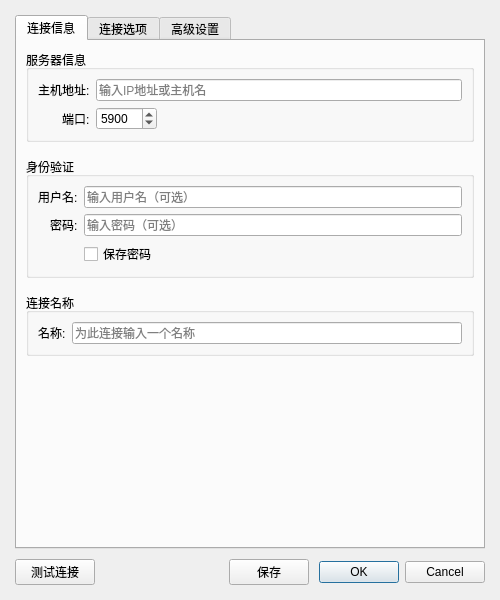
<?xml version="1.0" encoding="UTF-8"?>
<ui version="4.0">
 <class>ConnectionDialog</class>
 <widget class="QDialog" name="ConnectionDialog">
  <property name="geometry">
   <rect>
    <x>0</x>
    <y>0</y>
    <width>500</width>
    <height>600</height>
   </rect>
  </property>
  <property name="windowTitle">
   <string>远程桌面连接</string>
  </property>
  <property name="windowIcon">
   <iconset resource="../../resources/resources.qrc">
    <normaloff>:/icons/connect.png</normaloff>:/icons/connect.png</iconset>
  </property>
  <property name="modal">
   <bool>true</bool>
  </property>
  <layout class="QVBoxLayout" name="verticalLayout">
   <property name="spacing">
    <number>10</number>
   </property>
   <property name="leftMargin">
    <number>15</number>
   </property>
   <property name="topMargin">
    <number>15</number>
   </property>
   <property name="rightMargin">
    <number>15</number>
   </property>
   <property name="bottomMargin">
    <number>15</number>
   </property>
   <item>
    <widget class="QTabWidget" name="tabWidget">
     <property name="currentIndex">
      <number>0</number>
     </property>
     <widget class="QWidget" name="connectionTab">
      <attribute name="title">
       <string>连接信息</string>
      </attribute>
      <layout class="QVBoxLayout" name="connectionLayout">
       <property name="spacing">
        <number>15</number>
       </property>
       <item>
        <widget class="QGroupBox" name="serverGroup">
         <property name="title">
          <string>服务器信息</string>
         </property>
         <layout class="QFormLayout" name="serverFormLayout">
          <property name="fieldGrowthPolicy">
           <enum>QFormLayout::ExpandingFieldsGrow</enum>
          </property>
          <property name="labelAlignment">
           <set>Qt::AlignRight|Qt::AlignTrailing|Qt::AlignVCenter</set>
          </property>
          <item row="0" column="0">
           <widget class="QLabel" name="hostLabel">
            <property name="text">
             <string>主机地址:</string>
            </property>
           </widget>
          </item>
          <item row="0" column="1">
           <widget class="QLineEdit" name="hostLineEdit">
            <property name="placeholderText">
             <string>输入IP地址或主机名</string>
            </property>
           </widget>
          </item>
          <item row="1" column="0">
           <widget class="QLabel" name="portLabel">
            <property name="text">
             <string>端口:</string>
            </property>
           </widget>
          </item>
          <item row="1" column="1">
           <widget class="QSpinBox" name="portSpinBox">
            <property name="minimum">
             <number>1</number>
            </property>
            <property name="maximum">
             <number>65535</number>
            </property>
            <property name="value">
             <number>5900</number>
            </property>
           </widget>
          </item>
         </layout>
        </widget>
       </item>
       <item>
        <widget class="QGroupBox" name="authGroup">
         <property name="title">
          <string>身份验证</string>
         </property>
         <layout class="QFormLayout" name="authFormLayout">
          <property name="fieldGrowthPolicy">
           <enum>QFormLayout::ExpandingFieldsGrow</enum>
          </property>
          <property name="labelAlignment">
           <set>Qt::AlignRight|Qt::AlignTrailing|Qt::AlignVCenter</set>
          </property>
          <item row="0" column="0">
           <widget class="QLabel" name="usernameLabel">
            <property name="text">
             <string>用户名:</string>
            </property>
           </widget>
          </item>
          <item row="0" column="1">
           <widget class="QLineEdit" name="usernameLineEdit">
            <property name="placeholderText">
             <string>输入用户名（可选）</string>
            </property>
           </widget>
          </item>
          <item row="1" column="0">
           <widget class="QLabel" name="passwordLabel">
            <property name="text">
             <string>密码:</string>
            </property>
           </widget>
          </item>
          <item row="1" column="1">
           <widget class="QLineEdit" name="passwordLineEdit">
            <property name="echoMode">
             <enum>QLineEdit::Password</enum>
            </property>
            <property name="placeholderText">
             <string>输入密码（可选）</string>
            </property>
           </widget>
          </item>
          <item row="2" column="1">
           <widget class="QCheckBox" name="savePasswordCheckBox">
            <property name="text">
             <string>保存密码</string>
            </property>
           </widget>
          </item>
         </layout>
        </widget>
       </item>
       <item>
        <widget class="QGroupBox" name="connectionNameGroup">
         <property name="title">
          <string>连接名称</string>
         </property>
         <layout class="QFormLayout" name="nameFormLayout">
          <property name="fieldGrowthPolicy">
           <enum>QFormLayout::ExpandingFieldsGrow</enum>
          </property>
          <property name="labelAlignment">
           <set>Qt::AlignRight|Qt::AlignTrailing|Qt::AlignVCenter</set>
          </property>
          <item row="0" column="0">
           <widget class="QLabel" name="nameLabel">
            <property name="text">
             <string>名称:</string>
            </property>
           </widget>
          </item>
          <item row="0" column="1">
           <widget class="QLineEdit" name="nameLineEdit">
            <property name="placeholderText">
             <string>为此连接输入一个名称</string>
            </property>
           </widget>
          </item>
         </layout>
        </widget>
       </item>
       <item>
        <spacer name="connectionSpacer">
         <property name="orientation">
          <enum>Qt::Vertical</enum>
         </property>
         <property name="sizeHint" stdset="0">
          <size>
           <width>20</width>
           <height>40</height>
          </size>
         </property>
        </spacer>
       </item>
      </layout>
     </widget>
     <widget class="QWidget" name="optionsTab">
      <attribute name="title">
       <string>连接选项</string>
      </attribute>
      <layout class="QVBoxLayout" name="optionsLayout">
       <property name="spacing">
        <number>15</number>
       </property>
       <item>
        <widget class="QGroupBox" name="displayGroup">
         <property name="title">
          <string>显示设置</string>
         </property>
         <layout class="QFormLayout" name="displayFormLayout">
          <property name="fieldGrowthPolicy">
           <enum>QFormLayout::ExpandingFieldsGrow</enum>
          </property>
          <property name="labelAlignment">
           <set>Qt::AlignRight|Qt::AlignTrailing|Qt::AlignVCenter</set>
          </property>
          <item row="0" column="0">
           <widget class="QLabel" name="colorDepthLabel">
            <property name="text">
             <string>颜色深度:</string>
            </property>
           </widget>
          </item>
          <item row="0" column="1">
           <widget class="QComboBox" name="colorDepthComboBox">
            <item>
             <property name="text">
              <string>16位 (65K 颜色)</string>
             </property>
            </item>
            <item>
             <property name="text">
              <string>24位 (16M 颜色)</string>
             </property>
            </item>
            <item>
             <property name="text">
              <string>32位 (真彩色)</string>
             </property>
            </item>
           </widget>
          </item>
          <item row="1" column="1">
           <widget class="QCheckBox" name="fullScreenCheckBox">
            <property name="text">
             <string>全屏模式</string>
            </property>
           </widget>
          </item>
          <item row="2" column="1">
           <widget class="QCheckBox" name="viewOnlyCheckBox">
            <property name="text">
             <string>仅查看模式（禁用输入）</string>
            </property>
           </widget>
          </item>
         </layout>
        </widget>
       </item>
       <item>
        <widget class="QGroupBox" name="performanceGroup">
         <property name="title">
          <string>性能设置</string>
         </property>
         <layout class="QFormLayout" name="performanceFormLayout">
          <property name="fieldGrowthPolicy">
           <enum>QFormLayout::ExpandingFieldsGrow</enum>
          </property>
          <property name="labelAlignment">
           <set>Qt::AlignRight|Qt::AlignTrailing|Qt::AlignVCenter</set>
          </property>
          <item row="0" column="0">
           <widget class="QLabel" name="compressionLabel">
            <property name="text">
             <string>压缩级别:</string>
            </property>
           </widget>
          </item>
          <item row="0" column="1">
           <widget class="QSlider" name="compressionSlider">
            <property name="minimum">
             <number>0</number>
            </property>
            <property name="maximum">
             <number>9</number>
            </property>
            <property name="value">
             <number>6</number>
            </property>
            <property name="orientation">
             <enum>Qt::Horizontal</enum>
            </property>
            <property name="tickPosition">
             <enum>QSlider::TicksBelow</enum>
            </property>
            <property name="tickInterval">
             <number>1</number>
            </property>
           </widget>
          </item>
          <item row="1" column="0">
           <widget class="QLabel" name="qualityLabel">
            <property name="text">
             <string>图像质量:</string>
            </property>
           </widget>
          </item>
          <item row="1" column="1">
           <widget class="QSlider" name="qualitySlider">
            <property name="minimum">
             <number>1</number>
            </property>
            <property name="maximum">
             <number>100</number>
            </property>
            <property name="value">
             <number>85</number>
            </property>
            <property name="orientation">
             <enum>Qt::Horizontal</enum>
            </property>
            <property name="tickPosition">
             <enum>QSlider::TicksBelow</enum>
            </property>
            <property name="tickInterval">
             <number>10</number>
            </property>
           </widget>
          </item>
          <item row="2" column="1">
           <widget class="QCheckBox" name="adaptiveQualityCheckBox">
            <property name="text">
             <string>自适应质量</string>
            </property>
            <property name="checked">
             <bool>true</bool>
            </property>
           </widget>
          </item>
         </layout>
        </widget>
       </item>
       <item>
        <widget class="QGroupBox" name="featuresGroup">
         <property name="title">
          <string>功能选项</string>
         </property>
         <layout class="QVBoxLayout" name="featuresVLayout">
          <item>
           <widget class="QCheckBox" name="clipboardCheckBox">
            <property name="text">
             <string>启用剪贴板同步</string>
            </property>
            <property name="checked">
             <bool>true</bool>
            </property>
           </widget>
          </item>
          <item>
           <widget class="QCheckBox" name="audioCheckBox">
            <property name="text">
             <string>启用音频传输</string>
            </property>
           </widget>
          </item>
          <item>
           <widget class="QCheckBox" name="fileTransferCheckBox">
            <property name="text">
             <string>启用文件传输</string>
            </property>
            <property name="checked">
             <bool>true</bool>
            </property>
           </widget>
          </item>
          <item>
           <widget class="QCheckBox" name="cursorCheckBox">
            <property name="text">
             <string>显示远程光标</string>
            </property>
            <property name="checked">
             <bool>true</bool>
            </property>
           </widget>
          </item>
         </layout>
        </widget>
       </item>
       <item>
        <spacer name="optionsSpacer">
         <property name="orientation">
          <enum>Qt::Vertical</enum>
         </property>
         <property name="sizeHint" stdset="0">
          <size>
           <width>20</width>
           <height>40</height>
          </size>
         </property>
        </spacer>
       </item>
      </layout>
     </widget>
     <widget class="QWidget" name="advancedTab">
      <attribute name="title">
       <string>高级设置</string>
      </attribute>
      <layout class="QVBoxLayout" name="advancedLayout">
       <property name="spacing">
        <number>15</number>
       </property>
       <item>
        <widget class="QGroupBox" name="securityGroup">
         <property name="title">
          <string>安全设置</string>
         </property>
         <layout class="QFormLayout" name="securityFormLayout">
          <property name="fieldGrowthPolicy">
           <enum>QFormLayout::ExpandingFieldsGrow</enum>
          </property>
          <property name="labelAlignment">
           <set>Qt::AlignRight|Qt::AlignTrailing|Qt::AlignVCenter</set>
          </property>
          <item row="0" column="1">
           <widget class="QCheckBox" name="encryptionCheckBox">
            <property name="text">
             <string>启用加密连接</string>
            </property>
            <property name="checked">
             <bool>true</bool>
            </property>
           </widget>
          </item>
          <item row="1" column="0">
           <widget class="QLabel" name="encryptionTypeLabel">
            <property name="text">
             <string>加密类型:</string>
            </property>
           </widget>
          </item>
          <item row="1" column="1">
           <widget class="QComboBox" name="encryptionTypeComboBox">
            <property name="enabled">
             <bool>true</bool>
            </property>
            <item>
             <property name="text">
              <string>AES-256</string>
             </property>
            </item>
            <item>
             <property name="text">
              <string>AES-128</string>
             </property>
            </item>
            <item>
             <property name="text">
              <string>RSA</string>
             </property>
            </item>
           </widget>
          </item>
          <item row="2" column="1">
           <widget class="QCheckBox" name="verifyHostCheckBox">
            <property name="text">
             <string>验证主机身份</string>
            </property>
            <property name="checked">
             <bool>true</bool>
            </property>
           </widget>
          </item>
         </layout>
        </widget>
       </item>
       <item>
        <widget class="QGroupBox" name="networkGroup">
         <property name="title">
          <string>网络设置</string>
         </property>
         <layout class="QFormLayout" name="networkFormLayout">
          <property name="fieldGrowthPolicy">
           <enum>QFormLayout::ExpandingFieldsGrow</enum>
          </property>
          <property name="labelAlignment">
           <set>Qt::AlignRight|Qt::AlignTrailing|Qt::AlignVCenter</set>
          </property>
          <item row="0" column="0">
           <widget class="QLabel" name="timeoutLabel">
            <property name="text">
             <string>连接超时:</string>
            </property>
           </widget>
          </item>
          <item row="0" column="1">
           <layout class="QHBoxLayout" name="timeoutLayout">
            <item>
             <widget class="QSpinBox" name="timeoutSpinBox">
              <property name="suffix">
               <string> 秒</string>
              </property>
              <property name="minimum">
               <number>5</number>
              </property>
              <property name="maximum">
               <number>300</number>
              </property>
              <property name="value">
               <number>30</number>
              </property>
             </widget>
            </item>
            <item>
             <spacer name="timeoutSpacer">
              <property name="orientation">
               <enum>Qt::Horizontal</enum>
              </property>
              <property name="sizeHint" stdset="0">
               <size>
                <width>40</width>
                <height>20</height>
               </size>
              </property>
             </spacer>
            </item>
           </layout>
          </item>
          <item row="1" column="1">
           <widget class="QCheckBox" name="autoReconnectCheckBox">
            <property name="text">
             <string>自动重连</string>
            </property>
           </widget>
          </item>
          <item row="2" column="0">
           <widget class="QLabel" name="reconnectIntervalLabel">
            <property name="enabled">
             <bool>false</bool>
            </property>
            <property name="text">
             <string>重连间隔:</string>
            </property>
           </widget>
          </item>
          <item row="2" column="1">
           <layout class="QHBoxLayout" name="reconnectLayout">
            <item>
             <widget class="QSpinBox" name="reconnectIntervalSpinBox">
              <property name="enabled">
               <bool>false</bool>
              </property>
              <property name="suffix">
               <string> 秒</string>
              </property>
              <property name="minimum">
               <number>1</number>
              </property>
              <property name="maximum">
               <number>60</number>
              </property>
              <property name="value">
               <number>5</number>
              </property>
             </widget>
            </item>
            <item>
             <spacer name="reconnectSpacer">
              <property name="orientation">
               <enum>Qt::Horizontal</enum>
              </property>
              <property name="sizeHint" stdset="0">
               <size>
                <width>40</width>
                <height>20</height>
               </size>
              </property>
             </spacer>
            </item>
           </layout>
          </item>
         </layout>
        </widget>
       </item>
       <item>
        <spacer name="advancedSpacer">
         <property name="orientation">
          <enum>Qt::Vertical</enum>
         </property>
         <property name="sizeHint" stdset="0">
          <size>
           <width>20</width>
           <height>40</height>
          </size>
         </property>
        </spacer>
       </item>
      </layout>
     </widget>

    </widget>
   </item>
   <item>
    <layout class="QHBoxLayout" name="buttonLayout">
     <item>
      <widget class="QPushButton" name="testConnectionButton">
       <property name="text">
        <string>测试连接</string>
       </property>
       <property name="icon">
        <iconset resource="../../resources/resources.qrc">
         <normaloff>:/icons/test.png</normaloff>:/icons/test.png</iconset>
       </property>
      </widget>
     </item>
     <item>
      <spacer name="buttonSpacer">
       <property name="orientation">
        <enum>Qt::Horizontal</enum>
       </property>
       <property name="sizeHint" stdset="0">
        <size>
         <width>40</width>
         <height>20</height>
        </size>
       </property>
      </spacer>
     </item>
     <item>
      <widget class="QPushButton" name="saveButton">
       <property name="text">
        <string>保存</string>
       </property>
       <property name="icon">
        <iconset resource="../../resources/resources.qrc">
         <normaloff>:/icons/save.png</normaloff>:/icons/save.png</iconset>
       </property>
      </widget>
     </item>
     <item>
      <widget class="QDialogButtonBox" name="buttonBox">
       <property name="orientation">
        <enum>Qt::Horizontal</enum>
       </property>
       <property name="standardButtons">
        <set>QDialogButtonBox::Cancel|QDialogButtonBox::Ok</set>
       </property>
      </widget>
     </item>
    </layout>
   </item>
  </layout>
 </widget>
 <resources>
  <include location="../../resources/resources.qrc"/>
 </resources>
 <connections>
  <connection>
   <sender>buttonBox</sender>
   <signal>accepted()</signal>
   <receiver>ConnectionDialog</receiver>
   <slot>accept()</slot>
   <hints>
    <hint type="sourcelabel">
     <x>248</x>
     <y>254</y>
    </hint>
    <hint type="destinationlabel">
     <x>157</x>
     <y>274</y>
    </hint>
   </hints>
  </connection>
  <connection>
   <sender>buttonBox</sender>
   <signal>rejected()</signal>
   <receiver>ConnectionDialog</receiver>
   <slot>reject()</slot>
   <hints>
    <hint type="sourcelabel">
     <x>316</x>
     <y>260</y>
    </hint>
    <hint type="destinationlabel">
     <x>286</x>
     <y>274</y>
    </hint>
   </hints>
  </connection>
  <connection>
   <sender>encryptionCheckBox</sender>
   <signal>toggled(bool)</signal>
   <receiver>encryptionTypeLabel</receiver>
   <slot>setEnabled(bool)</slot>
   <hints>
    <hint type="sourcelabel">
     <x>200</x>
     <y>100</y>
    </hint>
    <hint type="destinationlabel">
     <x>100</x>
     <y>130</y>
    </hint>
   </hints>
  </connection>
  <connection>
   <sender>encryptionCheckBox</sender>
   <signal>toggled(bool)</signal>
   <receiver>encryptionTypeComboBox</receiver>
   <slot>setEnabled(bool)</slot>
   <hints>
    <hint type="sourcelabel">
     <x>200</x>
     <y>100</y>
    </hint>
    <hint type="destinationlabel">
     <x>300</x>
     <y>130</y>
    </hint>
   </hints>
  </connection>
  <connection>
   <sender>autoReconnectCheckBox</sender>
   <signal>toggled(bool)</signal>
   <receiver>reconnectIntervalLabel</receiver>
   <slot>setEnabled(bool)</slot>
   <hints>
    <hint type="sourcelabel">
     <x>200</x>
     <y>200</y>
    </hint>
    <hint type="destinationlabel">
     <x>100</x>
     <y>230</y>
    </hint>
   </hints>
  </connection>
  <connection>
   <sender>autoReconnectCheckBox</sender>
   <signal>toggled(bool)</signal>
   <receiver>reconnectIntervalSpinBox</receiver>
   <slot>setEnabled(bool)</slot>
   <hints>
    <hint type="sourcelabel">
     <x>200</x>
     <y>200</y>
    </hint>
    <hint type="destinationlabel">
     <x>300</x>
     <y>230</y>
    </hint>
   </hints>
  </connection>
 </connections>
</ui>
